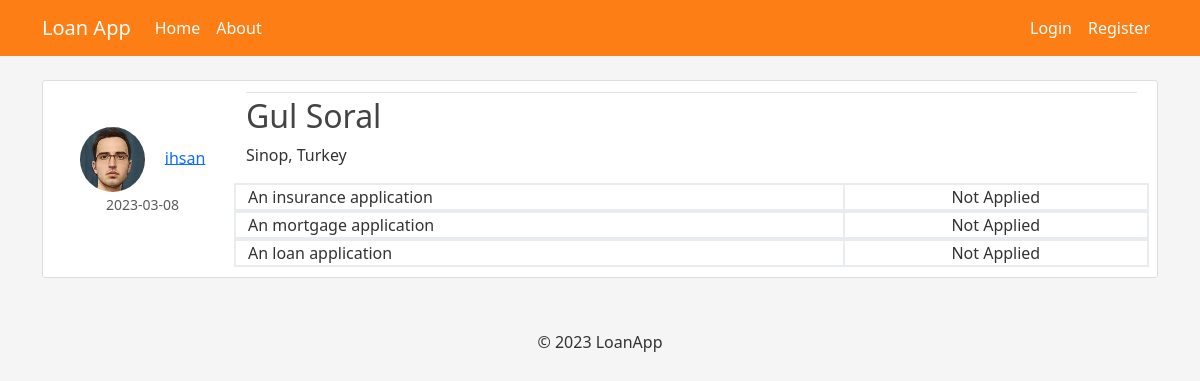
The app's page /customer/5 with its own data.
### loanapp_flask/models.py (models this page shows, shortened)
class User(db.Model, UserMixin):
    id = db.Column(db.Integer, primary_key=True)
    username = db.Column(db.String(20), unique=True, nullable=False)
    email = db.Column(db.String(120), unique=True, nullable=False)
    image_file = db.Column(db.String(20), nullable=False, default='default.png')
    password = db.Column(db.String(60), nullable=False)
    customers = db.relationship('Customer', backref='author', lazy=True)

class Customer(db.Model):
    id = db.Column(db.Integer, primary_key=True)
    customer_name = db.Column(db.String(100), nullable=False)
    date_created = db.Column(db.DateTime, nullable=False, default=datetime.utcnow)
    content = db.Column(db.Text, nullable=False)
    res_ins = db.Column(db.Integer, default=2)
    res_mor = db.Column(db.Integer, default=2)
    res_loan = db.Column(db.Integer, default=2)
    user_id = db.Column(db.Integer, db.ForeignKey('user.id'), nullable=False)
    applications = db.relationship('LoanApplication', backref='customer', lazy=True)

### loanapp_flask/customers/routes.py (the view)
@customers.route("/customer/<int:customer_id>")
def customer(customer_id):
    customer = Customer.query.get_or_404(customer_id)
    return render_template('customer.html', customer_name=customer.customer_name, customer=customer)

### loanapp_flask/templates/customer.html (shortened to what this page needs)
{% extends "layout.html" %}
{% block content %}
<article class="media content-section">
  <div class="row">
    <div class="col-md-2 text-center align-self-center">
      <img class="rounded-circle article-img"
        src="{{ url_for('static', filename='profile_pics/' + customer.author.image_file) }}">
      <a class="mr-2" href="{{ url_for('users.user_customers', username=customer.author.username) }}">{{
        customer.author.username }}</a>
      <p><small class="text-muted">{{ customer.date_created.strftime('%Y-%m-%d') }}</small></p>
    </div>
    <div class="media-body col-md-10">
      <div class="article-metadata">
      </div>
      <h2 class="article-title">{{ customer.customer_name }}</h2>
      <p class="article-content">{{ customer.content }}</p>
      {% for app in ['insurance', 'mortgage', 'loan'] %}
      <div class="row border border-light-subtle">
        <div class="col-md-8 border border-light-subtle">An {{ app }} application</div>
        <div
          class="col-md-4 text-center border border-light-subtle ">
          {% if app == 'insurance' %}
          {% if customer.res_ins == 1 %}
          Approved
          {% elif customer.res_ins == 0 %}
          Denied
          {% else %}
          Not Applied
          {% endif %}
          {% elif app == 'mortgage' %}
          {% if customer.res_mor == 1 %}
          Approved
          {% elif customer.res_mor == 0 %}
          Denied
          {% else %}
          Not Applied
          {% endif %}
          {% else %}
          {% if customer.res_loan == 1 %}
          Approved
          {% elif customer.res_loan == 0 %}
          Denied
          {% else %}
          Not Applied
          {% endif %}
          {% endif %}
        </div>
      </div>
      {% endfor %}
    </div>
  </div>
</article>
{% endblock content %}

### loanapp_flask/static/main.css (style rules this page uses)
body { background: #f5f5f5; color: #333333; margin-top: 5rem; }
h1, h2, h3, h4, h5, h6 { color: #444444; }
.content-section { background: #ffffff; padding: 10px 20px; border: 1px solid #dddddd; border-radius: 3px; margin-bottom: 20px; }
.article-title { color: #444444; }
.article-content { white-space: pre-line; }
.article-img { height: 65px; width: 65px; margin-right: 16px; }
.article-metadata { padding-bottom: 1px; margin-bottom: 4px; border-bottom: 1px solid #e3e3e3 }

### records on screen
User: image_file (picture), author.username "ihsan"
Customer: date_created "2023-03-08", customer_name "Gul Soral", content "Sinop, Turkey"

### other values on screen
{{ app }} "insurance" "mortgage" "loan"
